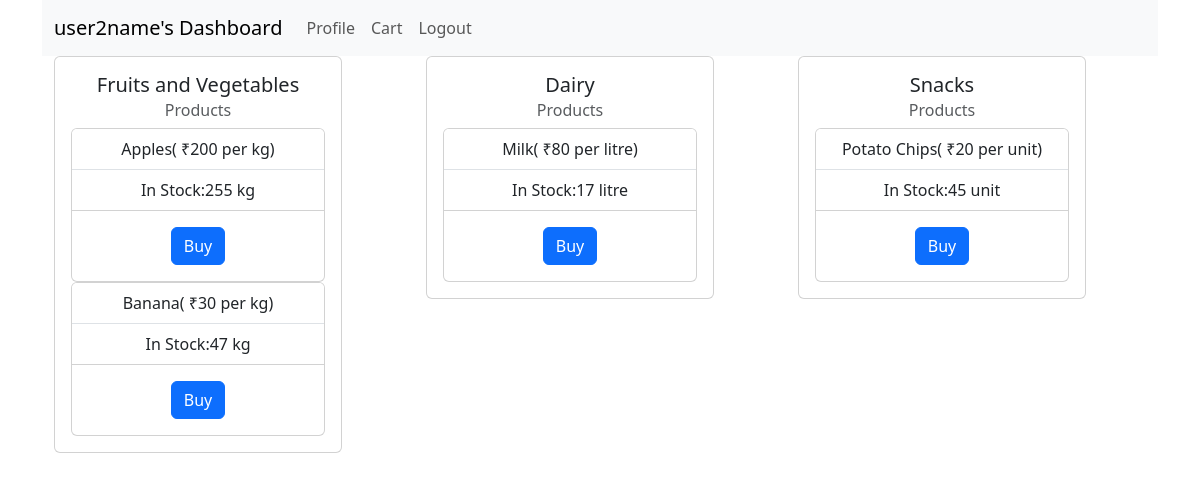
/user/2, run on the app's committed database.
### application/models.py (models this page shows)
class User(db.Model):
    u_id=db.Column(db.Integer,primary_key=True)
    name=db.Column(db.String,nullable=False,unique=False)
    username=db.Column(db.String,unique=True,nullable=False)
    password=db.Column(db.String,nullable=False)

class Category(db.Model):
    c_id=db.Column(db.Integer,primary_key=True)
    name=db.Column(db.String,unique=True,nullable=False)
    items=db.relationship("Product",backref="product_type")

class Product(db.Model):
    p_id=db.Column(db.Integer,primary_key=True)
    name=db.Column(db.String,nullable=False,unique=True)
    category_id=db.Column(db.Integer,db.ForeignKey("category.c_id"),nullable=False)
    unit=db.Column(db.String(6),nullable=False)
    quantity=db.Column(db.Integer,nullable=False)
    cost=db.Column(db.Integer,nullable=False)

### application/controllers2.py (the view)
@app.route("/user/<int:id>",methods=["GET","POST"])
def user_dashboard(id):
    if request.method=="GET":
        u=User.query.get(id)
        categories=Category.query.all()
        return render_template("user_dashboard.html",u=u,categories=categories)

### templates/user_dashboard.html (shortened to what this page needs)
{%extends"base.html"%}
{%block content%}
<div class="container" >
    <nav class="navbar navbar-expand-lg bg-body-tertiary" style="background-color: #a0a3a5;">
        <div class="container-fluid">
          <a class="navbar-brand" href="/user/{{u.u_id}}">{{u.name}}'s Dashboard</a>
          <div class="collapse navbar-collapse" id="navbarNav">
            <ul class="navbar-nav">
              <li class="nav-item">
                <a class="nav-link" aria-current="page" href="/user/{{u.u_id}}/profile">Profile</a>
              </li>
              <li class="nav-item">
                <a class="nav-link" aria-current="page" href="/user/{{u.u_id}}/cart">Cart</a>
              </li>
              <li class="nav-item">
                <a class="nav-link" href="/">Logout</a>
              </li>
            </ul>
          </div>
        </div>
    </nav>
    {%if categories|length == 0 %}
    <div class="alert alert-primary" role="alert">
      No Categories or Products Created!
    </div>
  {%else%}
    <div class="container text-center">
      <div class="row row-cols-3">
          {%for category in categories%}
        <div class="col">
          <div class="card" style="width: 18rem;">
              <div class="card-body">
                <h5 class="card-title">{{category.name}}</h5>
                {%if category.items|length==0%}
                <h6 class="card-subtitle mb-2 text-body-secondary">No Products!</h6>
                {%else%}
                <h6 class="card-subtitle mb-2 text-body-secondary">Products</h6>
                <ul class="list-group list-group-flush">
                {%for product in category.items%}
                <div class="card">
                  <ul class="list-group list-group-flush">
                    <li class="list-group-item">{{product.name}}( ₹{{product.cost}} per {{product.unit}})</li>
                    {%if product.quantity==0%}
                    <li class="list-group-item">OUT OF STOCK!</li>
                    {%else%}
                    <li class="list-group-item">In Stock:{{product.quantity}} {{product.unit}}</li>
                    {%endif%}
                  </ul>
                  {%if product.quantity==0%}
                  <div class="card-body">
                    <a class="btn btn-secondary" href="#" role="button" disabled>Buy</a>
                  </div>
                  {%else%}
                  <div class="card-body">
                    <a class="btn btn-primary" href="/user/{{u.u_id}}/{{product.p_id}}" role="button">Buy</a>
                  </div>
                  {%endif%}
                </div>
                {%endfor%}
                </ul>
                {%endif%}
              </div>
            </div>
            </div>
          {%endfor%}
      </div>
    </div>
    {%endif%}
</div>
{%endblock%}

### data on the page
User: name "user2name"
Category: name "Fruits and Vegetables"
Product: name "Apples", cost "200", unit "kg", quantity "255"
Product: name "Banana", cost "30", unit "kg", quantity "47"
Category: name "Dairy"
Product: name "Milk", cost "80", unit "litre", quantity "17"
Category: name "Snacks"
Product: name "Potato Chips", cost "20", unit "unit", quantity "45"
